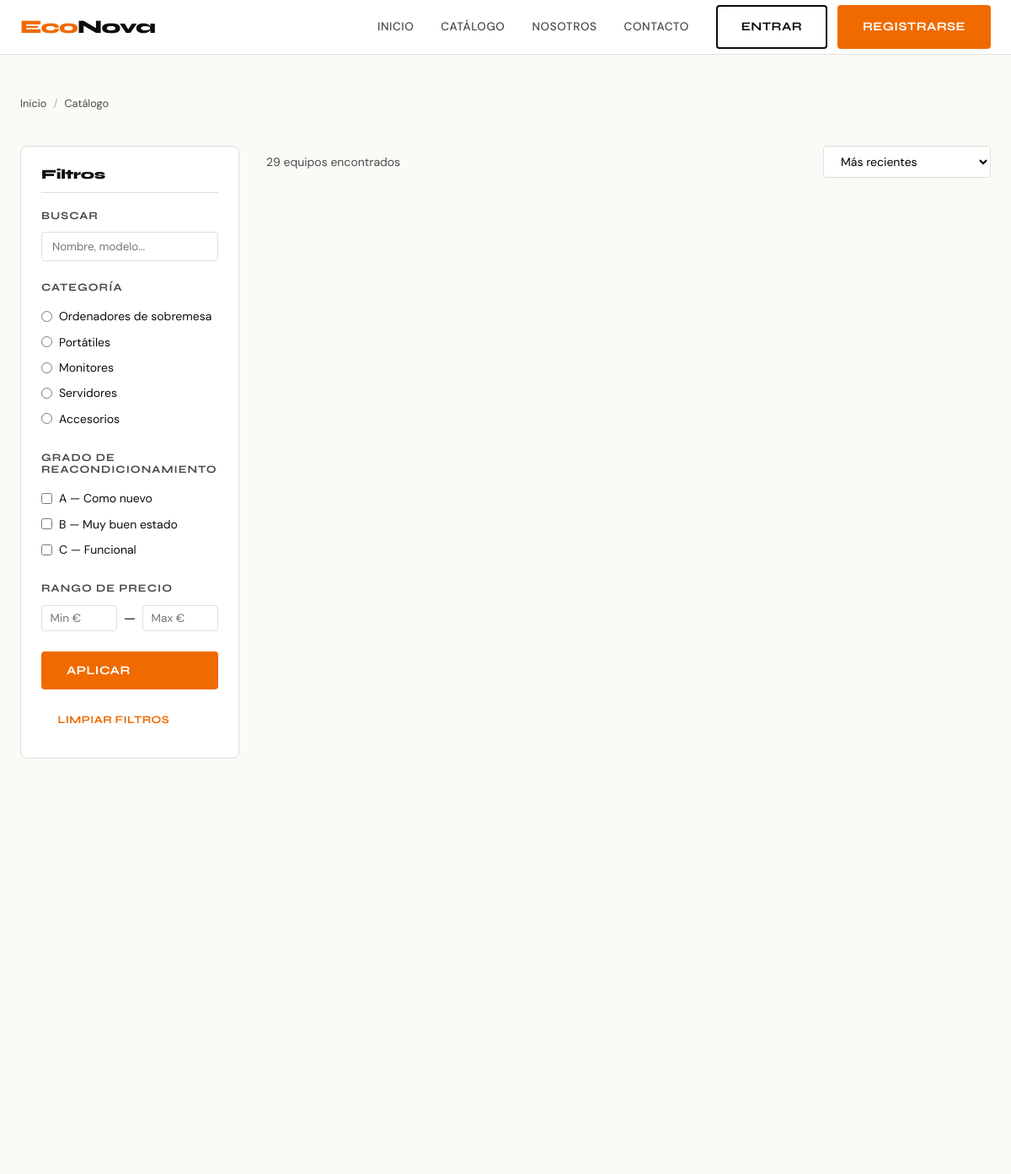
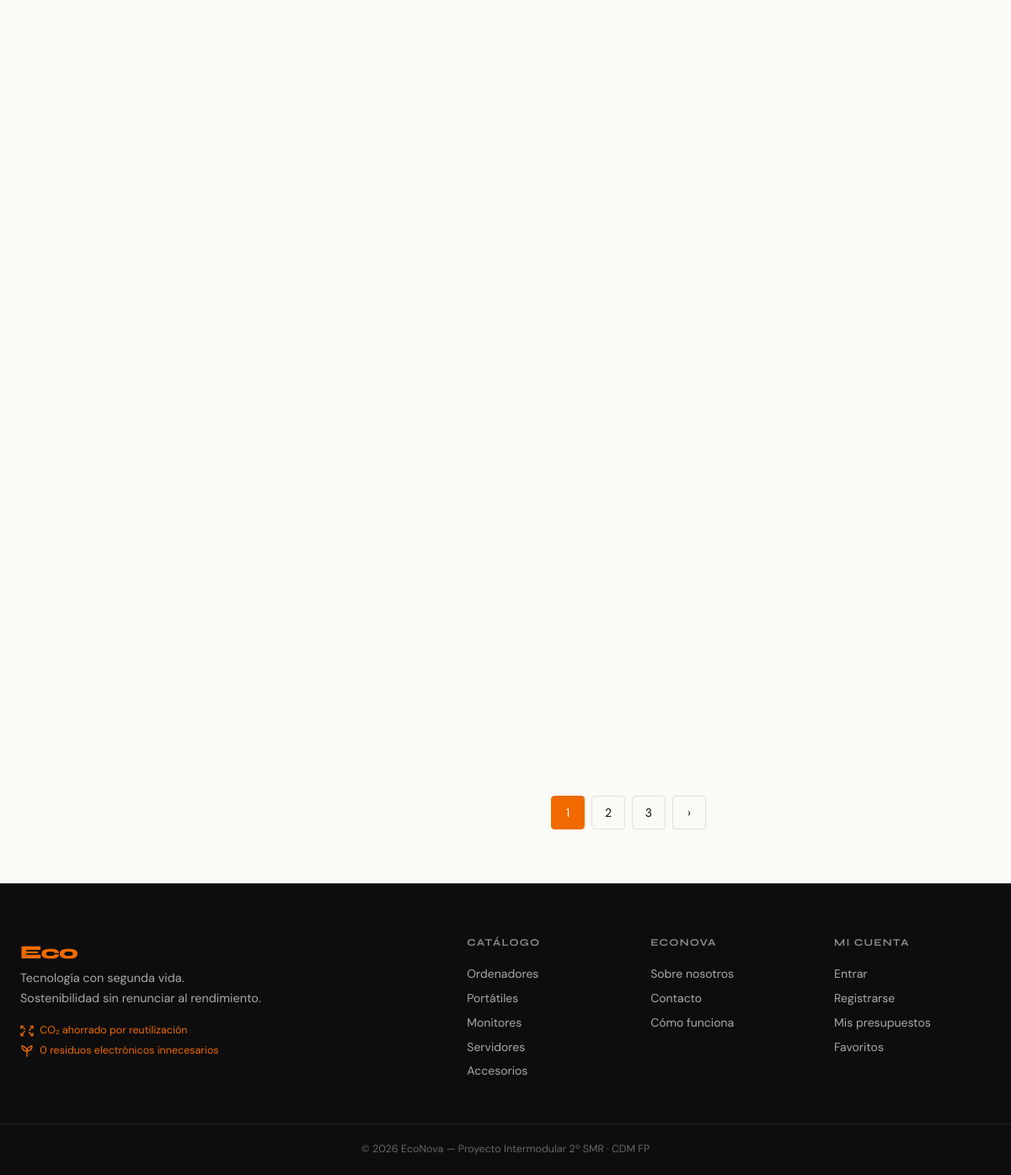
/pages/catalogo.php, run on the app's committed database (2 pictures, top to bottom).
### tables this page shows
CREATE TABLE categorias (
  id          INT UNSIGNED AUTO_INCREMENT PRIMARY KEY,
  nombre      VARCHAR(80)  NOT NULL,
  slug        VARCHAR(80)  NOT NULL UNIQUE,
  descripcion TEXT,
  icono       VARCHAR(50)            
);

### includes/security.php (called while the page is built, shortened)
<?php
require_once __DIR__ . '/db.php';
function e(string $str): string {
    return htmlspecialchars($str, ENT_QUOTES | ENT_HTML5, 'UTF-8');
}

### includes/db.php (called while the page is built, shortened)
<?php
class Database {
    private static ?PDO $instance = null;
    public static function get(): PDO {
        if (self::$instance === null) {
            $dsn = sprintf(
                'mysql:host=%s;dbname=%s;charset=%s',
                DB_HOST, DB_NAME, DB_CHARSET
            );
            $options = [
                PDO::ATTR_ERRMODE            => PDO::ERRMODE_EXCEPTION,
                PDO::ATTR_DEFAULT_FETCH_MODE => PDO::FETCH_ASSOC,
                PDO::ATTR_EMULATE_PREPARES   => false,
                PDO::MYSQL_ATTR_INIT_COMMAND => "SET NAMES utf8mb4 COLLATE utf8mb4_unicode_ci",
            ];
            try {
                self::$instance = new PDO($dsn, DB_USER, DB_PASS, $options);
            } catch (PDOException $e) {
                error_log('DB connection error: ' . $e->getMessage());
                die('Error de conexión con la base de datos. Inténtalo más tarde.');
            }
        }
        return self::$instance;
    }
}
function db(): PDO { return Database::get(); }

### pages/catalogo.php (the view, shortened to what this page needs)
<?php
require_once __DIR__ . '/../includes/db.php';
require_once __DIR__ . '/../includes/security.php';
$cat      = $_GET['cat']      ?? '';
$grado    = $_GET['grado']    ?? [];
$precio_min = isset($_GET['precio_min']) ? max(0, (int)$_GET['precio_min']) : 0;
$precio_max = isset($_GET['precio_max']) ? min(9999, (int)$_GET['precio_max']) : 9999;
$busqueda = isset($_GET['q']) ? trim(strip_tags($_GET['q'])) : '';
$orden    = $_GET['orden']    ?? 'reciente';
$pagina   = max(1, (int)($_GET['p'] ?? 1));
$grado_validos = ['A','B','C'];
$grado = array_filter($grado, fn($g) => in_array($g, $grado_validos));
$categorias = db()->query("SELECT * FROM categorias ORDER BY id")->fetchAll();
$where  = ['p.activo = 1'];
$params = [];
$where_sql = implode(' AND ', $where);
$orden_sql = match($orden) {
    'precio_asc'  => 'p.precio ASC',
    'precio_desc' => 'p.precio DESC',
    'ahorro'      => '((p.precio_original - p.precio)/p.precio_original) DESC',
    default       => 'p.created_at DESC',
};
$count_stmt = db()->prepare(
    "SELECT COUNT(*) FROM productos p JOIN categorias c ON p.categoria_id = c.id WHERE $where_sql"
);
$count_stmt->execute($params);
$total = (int) $count_stmt->fetchColumn();
$total_paginas = max(1, ceil($total / PRODUCTOS_POR_PAGINA));
$pagina = min($pagina, $total_paginas);
$offset = ($pagina - 1) * PRODUCTOS_POR_PAGINA;
$stmt = db()->prepare(
    "SELECT p.*, c.nombre AS cat_nombre, c.slug AS cat_slug
     FROM productos p
     JOIN categorias c ON p.categoria_id = c.id
     WHERE $where_sql
     ORDER BY $orden_sql
     LIMIT ? OFFSET ?"
);
$stmt->execute(array_merge($params, [PRODUCTOS_POR_PAGINA, $offset]));
$productos = $stmt->fetchAll();
function pagina_url(int $p): string {
    $params = $_GET;
    $params['p'] = $p;
    return '?' . http_build_query($params);
}
require_once __DIR__ . '/../includes/header.php';
?>
<div class="container" style="padding-top:2rem; padding-bottom:4rem">
  <div class="breadcrumb">
    <a href="<?= BASE_URL ?>/index.php">Inicio</a>
    <span class="sep">/</span>
    <span>Catálogo</span>
  </div>
  <div class="catalogo-layout" style="margin-top:1.5rem">
    <aside>
      <form id="filtros-form" method="GET" action="">
        <div class="filtros-panel">
          <h3>Filtros</h3>
          <div class="filtro-grupo">
            <h4>Buscar</h4>
            <input type="search" name="q"
                   value="<?= e($busqueda) ?>"
                   placeholder="Nombre, modelo..."
                   style="width:100%; padding:.5rem .75rem; border:1px solid var(--borde); border-radius:4px; font-family:var(--font-body)">
          </div>
          <div class="filtro-grupo">
            <h4>Categoría</h4>
            <?php foreach ($categorias as $c): ?>
              <label>
                <input type="radio" name="cat"
                       value="<?= e($c['slug']) ?>"
                       <?= $cat === $c['slug'] ? 'checked' : '' ?>>
                <?= e($c['nombre']) ?>
              </label>
            <?php endforeach; ?>
          </div>
          <div class="filtro-grupo">
            <h4>Grado de reacondicionamiento</h4>
            <?php foreach (['A'=>'A — Como nuevo','B'=>'B — Muy buen estado','C'=>'C — Funcional'] as $g => $label): ?>
              <label>
                <input type="checkbox" name="grado[]" value="<?= $g ?>"
                       <?= in_array($g, $grado) ? 'checked' : '' ?>>
                <?= $label ?>
              </label>
            <?php endforeach; ?>
          </div>
          <div class="filtro-grupo">
            <h4>Rango de precio</h4>
            <div class="filtro-rango">
              <input type="number" name="precio_min" min="0" max="9999"
                     value="<?= $precio_min ?: '' ?>" placeholder="Min €">
              <span>—</span>
              <input type="number" name="precio_max" min="0" max="9999"
                     value="<?= $precio_max < 9999 ? $precio_max : '' ?>" placeholder="Max €">
            </div>
          </div>
          <button type="submit" class="btn btn-primary" style="width:100%">Aplicar</button>
          <a href="<?= BASE_URL ?>/pages/catalogo.php" class="btn btn-ghost btn-sm mt-2" style="width:100%; text-align:center">
            Limpiar filtros
          </a>
        </div>
      </form>
    </aside>
    <div>
      <div class="catalogo-topbar">
        <p class="catalogo-total">
          <?= $total ?> equipos encontrados
        </p>
        <select name="orden" class="select-orden" onchange="aplicarOrden(this.value)">
          <option value="reciente"    <?= $orden==='reciente'    ? 'selected' : '' ?>>Más recientes</option>
        </select>
      </div>
      <?php if (empty($productos)): ?>
        <div class="empty-state">
          <div class="empty-state-icon"><svg viewBox="0 0 24 24" width="16" height="16" fill="none" stroke="currentColor" stroke-width="2" style="vertical-align:middle;margin-right:4px"><circle cx="11" cy="11" r="8"/><path d="m21 21-4.35-4.35"/></svg></div>
          <h3>No encontramos equipos</h3>
          <p>Prueba a cambiar los filtros o <a href="<?= BASE_URL ?>/pages/catalogo.php" style="color:var(--naranja)">ver todo el catálogo</a>.</p>
        </div>
      <?php else: ?>
        <div class="productos-grid">
        </div>
        <?php if ($total_paginas > 1): ?>
          <div class="paginacion">
            <?php for ($i = max(1,$pagina-2); $i <= min($total_paginas,$pagina+2); $i++): ?>
              <?php if ($i === $pagina): ?>
                <span class="activa"><?= $i ?></span>
              <?php else: ?>
                <a href="<?= pagina_url($i) ?>"><?= $i ?></a>
              <?php endif; ?>
            <?php endfor; ?>
            <?php if ($pagina < $total_paginas): ?>
              <a href="<?= pagina_url($pagina+1) ?>">›</a>
            <?php endif; ?>
          </div>
        <?php endif; ?>
      <?php endif; ?>
    </div>
  </div>
</div>
<?php require_once __DIR__ . '/../includes/footer.php'; ?>

### assets/css/style.css (style rules this page uses)
:root { --naranja: #F06A00; --naranja-dark:#C45500; --naranja-lite:#FFF0E6; --negro: #0D0D0D; --gris-oscuro: #1A1A1A; --gris-medio: #4A4A4A; --gris-lite: #F4F4F0; --crema: #FAFAF7; --blanco: #FFFFFF; --borde: #E0E0D8; --font-display: 'Syne', sans-serif; --font-body: 'DM Sans', sans-serif; --radius: 4px; --radius-lg: 8px; --shadow-sm: 0 1px 3px rgba(0,0,0,.08); --shadow-md: 0 4px 16px rgba(0,0,0,.10); --shadow-lg: 0 12px 40px rgba(0,0,0,.14); --max-width: 1200px; --transition: .2s ease; }
*, *::before, *::after { box-sizing: border-box; margin: 0; padding: 0; }
html { scroll-behavior: smooth; }
body { font-family: var(--font-body); font-size: 16px; line-height: 1.6; color: var(--negro); background: var(--crema); -webkit-font-smoothing: antialiased; }
a { color: inherit; text-decoration: none; }
h1, h2, h3, h4, h5 { font-family: var(--font-display); font-weight: 800; line-height: 1.1; letter-spacing: -.02em; }
h3 { font-size: clamp(1.2rem, 2.5vw, 1.8rem); }
h4 { font-size: 1.1rem; font-weight: 700; }
.container { max-width: var(--max-width); margin: 0 auto; padding: 0 1.5rem; }
.btn { display: inline-flex; align-items: center; gap: .5rem; padding: .75rem 1.75rem; font-family: var(--font-display); font-size: .9rem; font-weight: 700; letter-spacing: .03em; border-radius: var(--radius); border: 2px solid transparent; cursor: pointer; transition: var(--transition); text-transform: uppercase; }
.btn-primary { background: var(--naranja); color: var(--blanco); border-color: var(--naranja); }
.btn-ghost { background: transparent; color: var(--naranja); border-color: transparent; padding-left: 0; }
.btn-sm { padding: .5rem 1.1rem; font-size: .8rem; }
.productos-grid { display: grid; grid-template-columns: repeat(auto-fill, minmax(260px, 1fr)); gap: 1.5rem; }
.catalogo-layout { display: grid; grid-template-columns: 260px 1fr; gap: 2rem; align-items: start; }
.filtros-panel { background: var(--blanco); border: 1px solid var(--borde); border-radius: var(--radius-lg); padding: 1.5rem; position: sticky; top: 80px; }
.filtros-panel h3 { font-size: 1rem; margin-bottom: 1.25rem; padding-bottom: .75rem; border-bottom: 1px solid var(--borde); }
.filtro-grupo { margin-bottom: 1.5rem; }
.filtro-grupo h4 { font-size: .8rem; text-transform: uppercase; letter-spacing: .08em; color: var(--gris-medio); margin-bottom: .75rem; }
.filtro-grupo label { display: flex; align-items: center; gap: .5rem; font-size: .875rem; cursor: pointer; padding: .25rem 0; }
.filtro-grupo input[type="checkbox"] { accent-color: var(--naranja); }
.filtro-rango { display: flex; gap: .5rem; align-items: center; }
.filtro-rango input { width: 100%; padding: .4rem .6rem; border: 1px solid var(--borde); border-radius: var(--radius); font-size: .85rem; font-family: var(--font-body); }
.catalogo-topbar { display: flex; align-items: center; justify-content: space-between; margin-bottom: 1.5rem; gap: 1rem; flex-wrap: wrap; }
.catalogo-total { font-size: .875rem; color: var(--gris-medio); }
.select-orden { padding: .5rem 1rem; border: 1px solid var(--borde); border-radius: var(--radius); font-family: var(--font-body); font-size: .875rem; background: var(--blanco); cursor: pointer; }
.paginacion { display: flex; justify-content: center; gap: .5rem; margin-top: 3rem; }
.paginacion a, .paginacion span { width: 40px; height: 40px; display: flex; align-items: center; justify-content: center; border: 1px solid var(--borde); border-radius: var(--radius); font-size: .875rem; transition: var(--transition); }
.paginacion .activa { background: var(--naranja); color: var(--blanco); border-color: var(--naranja); }
.breadcrumb { display: flex; gap: .5rem; align-items: center; font-size: .8rem; color: var(--gris-medio); padding: 1rem 0; }
.breadcrumb a { color: var(--gris-medio); }
.breadcrumb .sep { opacity: .4; }
.mt-2 { margin-top: 1rem; }

### data on the page
categorias: slug "☐ Ordenadores de sobremesa", nombre "Ordenadores de sobremesa"
categorias: slug "☐ Portátiles", nombre "Portátiles"
categorias: slug "☐ Monitores", nombre "Monitores"
categorias: slug "☐ Servidores", nombre "Servidores"
categorias: slug "☐ Accesorios", nombre "Accesorios"

### other printed values
$label "A — Como nuevo"
$label "B — Muy buen estado"
$label "C — Funcional"
$total "29"
